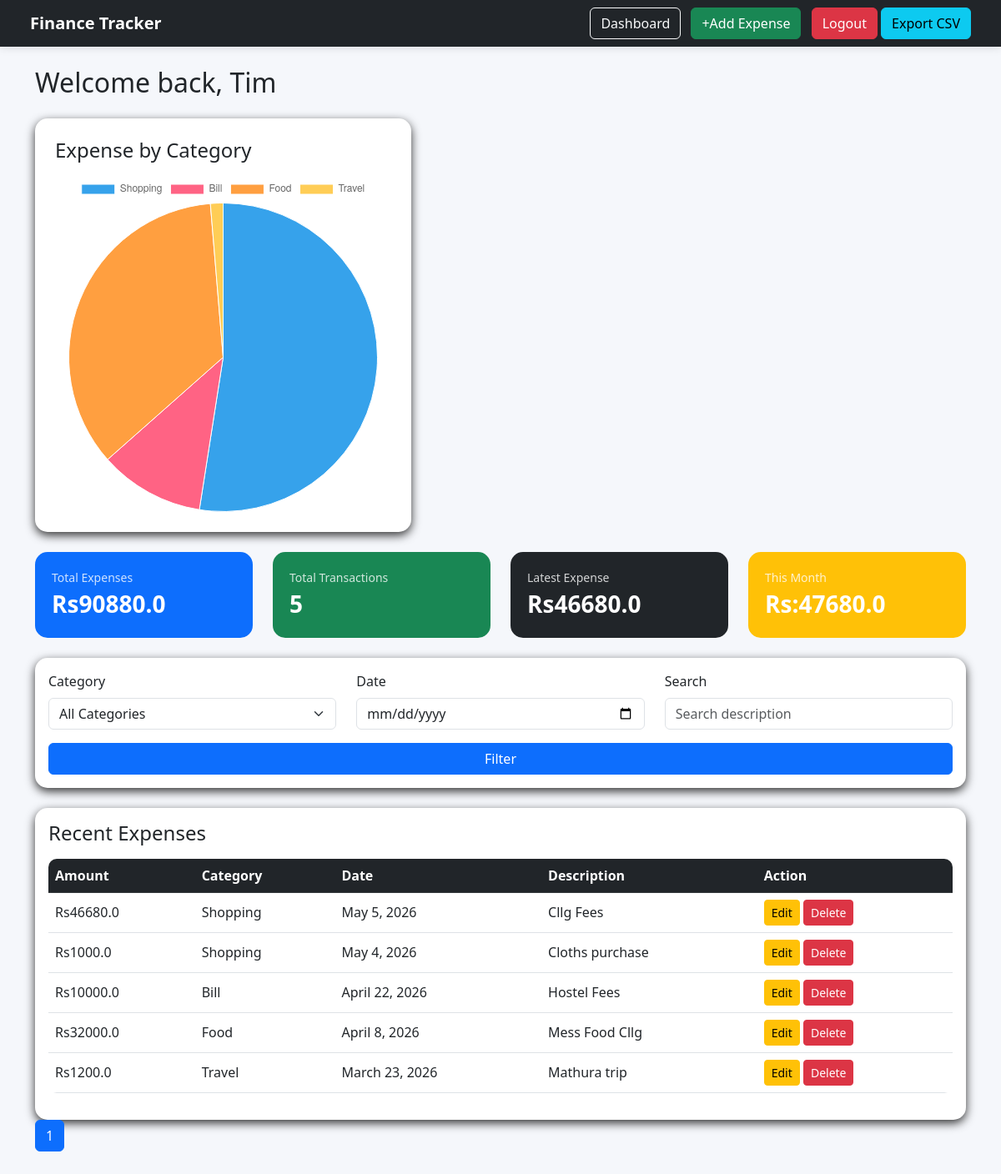
The app's page / (signed in) with its own data.
### expenses/models.py (models this page shows, shortened)
class Expense(models.Model):
    user=models.ForeignKey(User,on_delete=models.CASCADE)
    amount=models.FloatField()
    category=models.ForeignKey(Category,on_delete=models.CASCADE)
    date=models.DateField()
    description=models.TextField()

class Category(models.Model):
    name=models.CharField(max_length=100)
    def __str__(self):
        return self.name

### expenses/views.py (the view)
# urls.py: path('',home,name='home'),
@login_required
def home(request):
    expenses= Expense.objects.filter(user=request.user).order_by('-date')
    expenses_list=expenses
    paginator=Paginator(expenses_list,5)
    page_number=request.GET.get('page')
    expenses=paginator.get_page(page_number)
    category = request.GET.get('category')
    date=request.GET.get('date')
    search=request.GET.get('search')
    if category:
        expenses = expenses.filter(category__name=category)
    if date:
        expenses=expenses.filter(date=date)
    if search:
        expenses=expenses.filter(description__icontains=search)
    total=sum(expense.amount for expense in expenses)
    latest=expenses[0].amount if expenses else 0
    current_month= datetime.now().month
    monthly_total=sum(expense.amount for expense in expenses
                      if expense.date.month == current_month)
    budget_limit=100000
    warning=total>budget_limit
    category_data = defaultdict(float)
    for expense in expenses:
        category_data[expense.category.name] += expense.amount
    category_labels= list(category_data.keys())
    category_amounts= list(category_data.values())
    context={
        'expenses':expenses,
        'total':total,
        'latest':latest,
        'category_labels':json.dumps(category_labels),
        'category_amounts':json.dumps(category_amounts),
        'categories':Category.objects.all(),
        'monthly_total':monthly_total,
        'warning':warning,
    }
    return render(request,'home.html',context)

### expenses/templates/home.html (shortened to what this page needs)
{% extends 'base.html' %}
{% block content %}
<h2 class="mb-4">Welcome back, {{ user.username }}</h2>
<div class="row mb-4">
    <div class="col-md-5">
        <div class="card p-4">
            <h4 class="mb-3">
                Expense by Category
            </h4>
            <canvas id="categoryChart"></canvas>
        </div>
    </div>
</div>
<div class="row mb-4">
    <div class="col-md-3">
        <div class="summary-card bg-primary">
            <div class="summary-title">
                Total Expenses
            </div>
            <div class="summary-value">
                Rs{{ total }}
            </div>
        </div>
    </div>
    <div class="col-md-3">
        <div class="summary-card bg-success">
            <div class="summary-title">
                Total Transactions
            </div>
            <div class="summary-value">
                {{ expenses|length }}
            </div>
        </div>
    </div>
    <div class="col-md-3">
        <div class="summary-card bg-dark">
            <div class="summary-title">
                Latest Expense
            </div>
            <div class="summary-value">
                Rs{{ latest }}
            </div>
        </div>
    </div>
    <div class="col-md-3">
        <div class="summary-card bg-warning">
            <div class="summary-title">
                This Month
            </div>
            <div class="summary-value">Rs:{{ monthly_total }}</div>
        </div>
    </div>
</div>
<div class="card p-3 mb-4">
    <form method="GET">
        <div class="row">
            <div class="col-md-4">
                <label class="form-label">
                    Category
                </label>
                <select name="category" class="form-select">
                    <option value="">All Categories</option>
                </select>
            </div>
            <div class="col-md-4">
                <label class="form-label">
                    Date
                </label>
                <input type="date" name="date" class="form-control">
            </div>
            <div class="col-md-4">
                <label class="form-label">
                    Search
                </label>
                <input type="text" name="search" class="form-control" placeholder="Search description">
            </div>
            <div class="col-md-12 mt-3">
                <button type="submit" class="btn btn-primary w-100">
                    Filter
                </button>
            </div>
        </div>
    </form>
</div>
<div class="card p-3">
    <h4 class="mb-3">
        Recent Expenses
    </h4>
    <table class="table table-hover align-middle">
        <thead class="table-dark">
            <tr>
                <th>Amount</th>
                <th>Category</th>
                <th>Date</th>
                <th>Description</th>
                <th>Action</th>
            </tr>
        </thead>
        <tbody>
            {% for expense in expenses %}
            <tr>
                <td>Rs{{ expense.amount}}</td>
                <td>{{ expense.category}}</td>
                <td>{{ expense.date}}</td>
                <td>{{ expense.description}}</td>
                <td>
                <a href="/edit/{{expense.id}}/" class="btn btn-warning btn-sm">Edit</a>
                <a href="/delete/{{expense.id}}/" class="btn btn-danger btn-sm">Delete</a>
                </td>
            </tr>
            {% empty %}
            <tr>
                <td colspan="5" class="text-center py-4">No expenses added yet</td>
            </tr>
            {% endfor %}
        </tbody>
    </table>
</div>
<nav>
    <ul class="pagination">
        <li class="page-item active">
            <span class="page-link">{{ expenses.number }}</span>
        </li>
    </ul>
</nav>
{% endblock %}
{% block scripts %}
<script>
    const categoryLabels = {{ category_labels|safe }};
    const categoryAmounts = {{ category_amounts|safe }};
    const ctx=document.getElementById('categoryChart');
    console.log(typeof Chart);
    new Chart(ctx,{
        type:'pie',
        data:{
            labels:categoryLabels,
            datasets:[{
                label:'Expenses',
                data: categoryAmounts,
                borderWidth:1
            }]
        },
        options:{
            responsive:true
        }
    });
</script>
{% endblock %}

### expenses/templates/base.html (shortened to what this page needs)
<!DOCTYPE html>
<html lang="en">
<head>
    <link rel="stylesheet" href="https://cdn.jsdelivr.net/npm/bootstrap@5.3.0/dist/css/bootstrap.min.css">
</head>
<body>
    <nav class="navbar navbar-expand-lg navbar-dark bg-dark px-4">
        <div class="container-fluid">
        <a class="navbar-brand fw-bold" href="/">Finance Tracker</a>
        <div>
            <a href="/" class="btn btn-outline-light me-2">Dashboard</a>
            <a href="/add/" class="btn btn-success me-2">+Add Expense</a>
            <a href="/logout/" class="btn btn-danger">Logout</a>
            <a href="/export/" class="btn btn-info">Export CSV</a>
        </div>
        </div>
    </nav>
    <div class="container py-4">
        {% block content %}
        {% endblock %}
    </div>
    {% block scripts %}
    {% endblock%}
</body>
</html>

### expenses/templates/base.html (style rules this page uses)
body { background-color: #f5f7fb; }
.navbar { box-shadow: 0 2px 10px rgba(0,0,0,0.1); }
.card { border:none; border-radius: 15px; box-shadow: 0 4px 12px rgba(0,0,0,0.8); }
.table { background: white; border-radius: 10px; overflow: hidden; }
.summary-card { padding: 20px; color: white; border-radius: 15px; }
.summary-title { font-size: 14px; opacity: 0.8; }
.summary-value { font-size: 28px; font-weight: bold; }

### records on screen
Expense: amount "46680.0", category "Shopping", date "May 5, 2026", description "Cllg Fees"
Expense: amount "1000.0", category "Shopping", date "May 4, 2026", description "Cloths purchase"
Expense: amount "10000.0", category "Bill", date "April 22, 2026", description "Hostel Fees"
Expense: amount "32000.0", category "Food", date "April 8, 2026", description "Mess Food Cllg"
Expense: amount "1200.0", category "Travel", date "March 23, 2026", description "Mathura trip"

### other values on screen
{{ user.username }} "Tim"
{{ total }} "90880.0"
{{ expenses|length }} "5"
{{ monthly_total }} "47680.0"
{{ expenses.number }} "1"
chart data {{ category_labels|safe }} ["Shopping", "Bill", "Food", "Travel"]
chart data {{ category_amounts|safe }} [47680.0, 10000.0, 32000.0, 1200.0]
